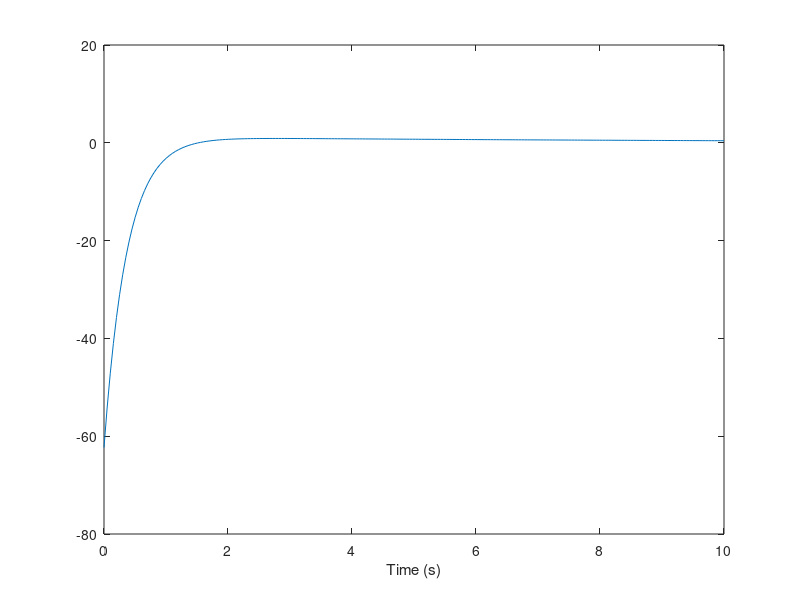

The MATLAB source for this figure:
# The solution fields and parameters have the following units:
#
# Voltage: mV
# Current: pa
# Time: s
# Concentration: mM/l
# Conductance: nS
# Capacitance: nF (or pF)

# Clear memory
clear all;

# Universal constants
global R = 8.314472; # Universal gas constant (J K^-1 mol^-1)
global T = 310.15;   # Normal body temperature (K)
global F = 96485.34; # Faraday's constant (C mol^-1)

# Cell parameters
global C_m = 15.0;       # Membrane capacitance
global vol_i = 0.005884; # Internal volume

# Constants related to sodium
global Na_i_0 = 0.516766;    # Initial internal sodium concentration (mM/l)
global Na_o   = 130.022096;  # Clamped external sodium concentration (mM/l)
global z_Na = 1;             # Charge on the sodium ion
global g_Na_b_bar = 20;      # Background sodium leakage conductance (nS)

# Constants related to potassium
global K_i_0 = 129.485991;  # Initial internal potassium concentration (mM/l)
global K_o   = 5.560224;    # Clamped external potassium concentration (mM/l)
global z_K = 1;             # Charge on the potassium ion
global g_K_b_bar = 20;      # Background potassium leakage conductance (nS)

# Potential of an ion X across the membrane (mV).
function E_X = nernstPotential(z, X_i, X_o)
  global R, global T, global F;
  E_X = 1000.0*(R*T)/(z*F)*log(X_o/X_i);
endfunction

# Background sodium current
function I_Na_b = backgroundSodium(V, Na_i)
  global z_Na, global g_Na_b_bar, global Na_o;
  E_Na = nernstPotential(z_Na, Na_i, Na_o)
  I_Na_b = g_Na_b_bar*(V - E_Na);
endfunction

# Background potassium current
function I_K_b = backgroundPotassium(V, K_i)
  global z_K, global g_K_b_bar, global K_o;
  E_K = nernstPotential(z_K, K_i, K_o)
  I_K_b = g_K_b_bar*(V - E_K);
endfunction


function xdot = f(x, t)

  global F, global R, global T;
  global C_m, global vol_i;

  xdot = zeros(5, 1);

  V    = x(1);
  Na_i = x(2);
  K_i  = x(3);
  a_ur = x(4);
  I_ur = x(5);

  # External stimulation
  t_stim = 1.0;
  t_cycle = 1.0;
  I_stim_bar = 0.0;

  # Background sodium
  I_Na_b = backgroundSodium(V, Na_i);

  # Background potassium
  I_K_b = backgroundPotassium(V, K_i);



  # Sodium-potassium pump
  I_NaK_bar = 68.55;
  K_c = 5.560224;
  K_NaK_K = 1.0;
  K_NaK_Na = 11.0;
  I_NaK = I_NaK_bar*(K_c/(K_c + K_NaK_K))*(Na_i^1.5/(Na_i^1.5 + K_NaK_Na^1.5))*(V + 150.0)/(V + 200.0);

  # Sodium-Calcium exchanger
  K_NaCa = 0.0374842;
  Ca_c = 1.815768;
  gamma_Na = 0.45;
  Ca_i = 6.5e-5;
  d_NaCa = 0.0003;
  I_NaCa = 0.0;
#  I_NaCa = K_NaCa*(Na_i^3*Ca_c*exp(gamma_Na*V*F/(R*T)) - Na_c^3*Ca_i*exp((gamma_Na - 1.0)*V*F/(R*T))) \
#           / (1.0 + d_NaCa*(Na_c^3*Ca_i + Na_i^3*Ca_c));

  # Sodium-hydrogen exchanger
  I_NaH      = 0.0;

  # Ultra-rapidly rectifying potassium
  g_K_ur     = 2.25;
  a_ur_inf   = 1.0/(1.0 + exp(-(V + 6.0)/8.6));
  I_ur_inf   = 1.0/(1.0 + exp((V + 7.5)/10.0));
  tau_a_ur   = 0.009/(1.0 + exp((V + 5.0)/12.0)) + 0.0005;
  tau_I_ur   = 0.59/(1.0 + exp((V + 60.0)/10.0)) + 3.05;
  V_K        = -83.042637;
  I_K_ur     = g_K_ur*a_ur*I_ur*(V - V_K);

  # Two-pore potassium channel
  g_2pore    = 1.0; #FIXME: This should be a sane value
  I_K_2pore  = g_2pore*(V - V_K);

  # Calcium-activated (maxi) potassium channel
  # Constants taken straight from H-A's Igor code

  Zj=0.58; Vhj=150; ZL=0.3; L0=1e-6; KDc=11e-6; C=8; D=25; E=2.4; Gmax=1;
  W = [Zj, Vhj, ZL, L0, KDc, C, D, E, Gmax];
  Ca = 11.e-6;
  T = 20;
  kTe = 23.54*((T + 273)/273);
  Lv = W(4)*exp((V*W(3))/kTe);
  Jv = exp(((V - W(2))*W(1))/kTe);
  K = Ca/W(5);
  C = W(6);
  D = W(7);
  E = W(8);
  G_max=W(9);
  N_channel = 1.0;
  V_Ca_act_K = 10.0;

  P0=(Lv*(1+K*C+Jv*D+Jv*K*C*D*E)^4)/((Lv*(1+K*C+Jv*D+Jv*K*C*D*E)^4)+((1+Jv+K+Jv*K*E)^4));

  I_Ca_act_K = N_channel*P0*G_max*(V - V_Ca_act_K);

  # Trip channel(s)
  g_TRP      = 1.0; #FIXME: Should be a function of some external agent,
		    #e.g. a steroid or stretch
  I_TRP      = 0.0;#g_TRP*(V - V_Na_b);

  # Total ionic contribution
  I_i = I_Na_b + I_K_b;# + I_NaK + I_NaCa + I_NaH \
#      + I_K_ur + I_K_2pore + I_Ca_act_K + I_TRP;

  # External stimulation
  I_stim = I_stim_bar*square(t*2*pi/t_cycle, t_stim/t_cycle);

  # Changes in concentration
  tau_Na = 0.01;
#  Na_i_dot =                      - (I_Na_b + 3*I_NaK + 3*I_NaCa + I_NaH)/(vol_i*F);
#  Na_c_dot = 0.0;(Na_i - Na_o)/tau_Na + (I_Na_b + 3*I_NaK + 3*I_NaCa +  I_NaH)/(vol_c*F);
  Na_i_dot = -(I_Na_b)/(vol_i*F);
  K_i_dot  = -(I_K_b)/(vol_i*F);
  a_ur_dot = (a_ur_inf - a_ur)/tau_a_ur;
  I_ur_dot = (I_ur_inf - I_ur)/tau_I_ur;

  alpha_n = 0.01*(V + 10)/(exp((V + 10)/10) - 1);
  beta_n = 0.125*exp(V/80);

  xdot(1) = 1/C_m*(-I_i + I_stim);
  xdot(2) = Na_i_dot;
  xdot(3) = K_i_dot;
  xdot(4) = a_ur_dot;
  xdot(5) = I_ur_dot;

endfunction

% Time stepping information
t_final = 10.0
dt = 0.05

% Initial conditions
V0 = -62.3;
#Na_i_0 = 0.516766;
#Na_c_0 = 130.022096;
a_ur_0 = 0.000367;
I_ur_0 = 0.967290;

t = linspace(0, t_final, t_final/dt);
x0 = [V0, Na_i_0, K_i_0, a_ur_0, I_ur_0];
x = lsode("f", x0, t);

clf
figure(1)
plot(t, x(:, 1))
#subplot(3, 2, 1), plot(t, x(:, 1)), legend('Membrane Voltage (mV)')
#subplot(3, 2, 2), plot(t, x(:, 2)), legend('[Na^{+}]_{i} (mM/l)')
#subplot(3, 2, 3), plot(t, x(:, 3)), legend('[Na^{+}]_{c} (mM/l)')
#subplot(3, 2, 4), plot(t, x(:, 4)), legend('a_{{ur}_{0}}')
#subplot(3, 2, 5), plot(t, x(:, 5)), legend('I_{{ur}_{0}} (pA)')
xlabel('Time (s)')
hold on

print -depsc2 "output.eps"
#print -depslatex "membrane_voltage.tex"
